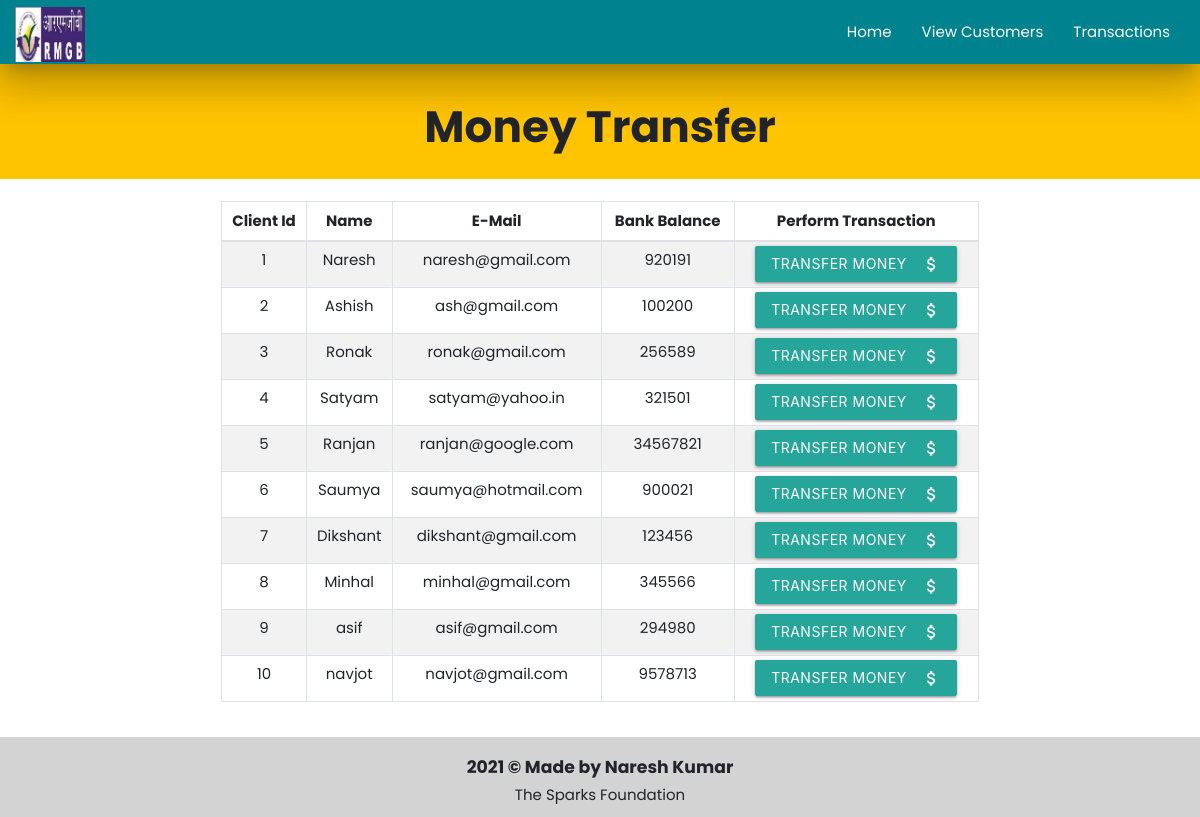
The page /php/transfermoney.php on the database its author committed.
### tables this page shows
CREATE TABLE `clients` (
  `c_id` int(3) NOT NULL,
  `c_name` varchar(20) NOT NULL,
  `c_mail` varchar(20) DEFAULT NULL,
  `c_balance` int(10) NOT NULL
);

### php/transfermoney.php (the view, shortened to what this page needs)
<!DOCTYPE html>
<html lang="en">
<head>
    <link rel="stylesheet" href="https://maxcdn.bootstrapcdn.com/bootstrap/4.0.0/css/bootstrap.min.css">
    <link rel="stylesheet" href="../css/style.css">
    <link rel="stylesheet" href="https://cdnjs.cloudflare.com/ajax/libs/materialize/1.0.0/css/materialize.min.css">
</head>
<body>
    <?php
    include './connection.php';
    $sql = "SELECT * FROM clients";
    $result = mysqli_query($conn, $sql);
    ?>
    <?php
    include './navbar.php';
    ?>
    <div class="center mt-0 #ffab00 amber accent-3">
        <h3><b><span></span> Money Transfer</b></h3>
    </div>
    <div class="container">
        <br />
        <div class="row">
            <div class="col">
                <div class="container-fluid table-responsive-sm">
                    <table class="table table-hover table-sm table-striped table-condensed table-bordered">
                        <thead>
                            <tr>
                                <th scope="col" class="text-center py-2">Client Id</th>
                                <th scope="col" class="text-center py-2">Name</th>
                                <th scope="col" class="text-center py-2">E-Mail</th>
                                <th scope="col" class="text-center py-2">Bank Balance</th>
                                <th scope="col" class="text-center py-2">Perform Transaction</th>
                            </tr>
                        </thead>
                        <tbody>
                            <?php
                            if (isset($result)) {
                                while ($rows = mysqli_fetch_assoc($result)) {
                            ?>
                                    <tr>
                                        <td class="center py-2"><?php echo (isset($rows['c_id']) ? $rows['c_id'] : ''); ?></td>
                                        <td class="center py-2"><?php echo (isset($rows['c_name']) ? $rows['c_name'] : ''); ?></td>
                                        <td class="center py-2"><?php echo (isset($rows['c_mail']) ? $rows['c_mail'] : ''); ?></td>
                                        <td class="center py-2"><?php echo (isset($rows['c_balance']) ? $rows['c_balance'] : ''); ?></td>
                                        <td class="center"><a href="userdetails.php?c_id=<?php echo $rows['c_id']; ?>"> <button type="button" class="btn ">Transfer Money<i class="material-icons right">attach_money</i></button></a></td>
                                    </tr>
                            <?php
                                }
                            }
                            ?>
                        </tbody>
                    </table>
                </div>
            </div>
        </div>
    </div>
    <footer class="center footer">
        <h6 class="info"><b>2021 © Made by Naresh Kumar</b></h6>
        The Sparks Foundation
    </footer>
</body>
</html>

### php/navbar.php (shortened to what this page needs)
<!doctype html>
<html lang="en">
<head>
</head>
<body>
  <nav>
    <div class="container-fluid nav-wrapper #00838f cyan darken-3 z-depth-5">
      <a href="../index.php" class="brand-logo"><img src="../images/rmgb.png" style="height:55px;width:70px" /></a>
      <ul id="nav-mobile" class="right hide-on-med-and-down">
        <li><a href="../index.php">Home</a></li>
        <li><a href="transfermoney.php">View Customers</a></li>
        <li><a href="transactionhistory.php">Transactions</a></li>
      </ul>
    </div>
  </nav>
</body>
</html>

### css/style.css (style rules this page uses)
body { font-family: Poppins; margin: 0; }
.footer { background: lightgray; margin-bottom: 0; bottom: 0; padding: 10px; }
.info { font-weight: 500; }

### php/transfermoney.php (style rules this page uses)
.mt-0 { padding: 10px; top: 0; }
* { font-family: Poppins; }

### php/navbar.php (style rules this page uses)
a:link { color: white; }

### rows shown on the page
clients: c_id "1", c_name "Naresh", c_mail "naresh@gmail.com", c_balance "920191"
clients: c_id "2", c_name "Ashish", c_mail "ash@gmail.com", c_balance "100200"
clients: c_id "3", c_name "Ronak", c_mail "ronak@gmail.com", c_balance "256589"
clients: c_id "4", c_name "Satyam", c_mail "satyam@yahoo.in", c_balance "321501"
clients: c_id "5", c_name "Ranjan", c_mail "ranjan@google.com", c_balance "34567821"
clients: c_id "6", c_name "Saumya", c_mail "saumya@hotmail.com", c_balance "900021"
clients: c_id "7", c_name "Dikshant", c_mail "dikshant@gmail.com", c_balance "123456"
clients: c_id "8", c_name "Minhal", c_mail "minhal@gmail.com", c_balance "345566"
clients: c_id "9", c_name "asif", c_mail "asif@gmail.com", c_balance "294980"
clients: c_id "10", c_name "navjot", c_mail "navjot@gmail.com", c_balance "9578713"
